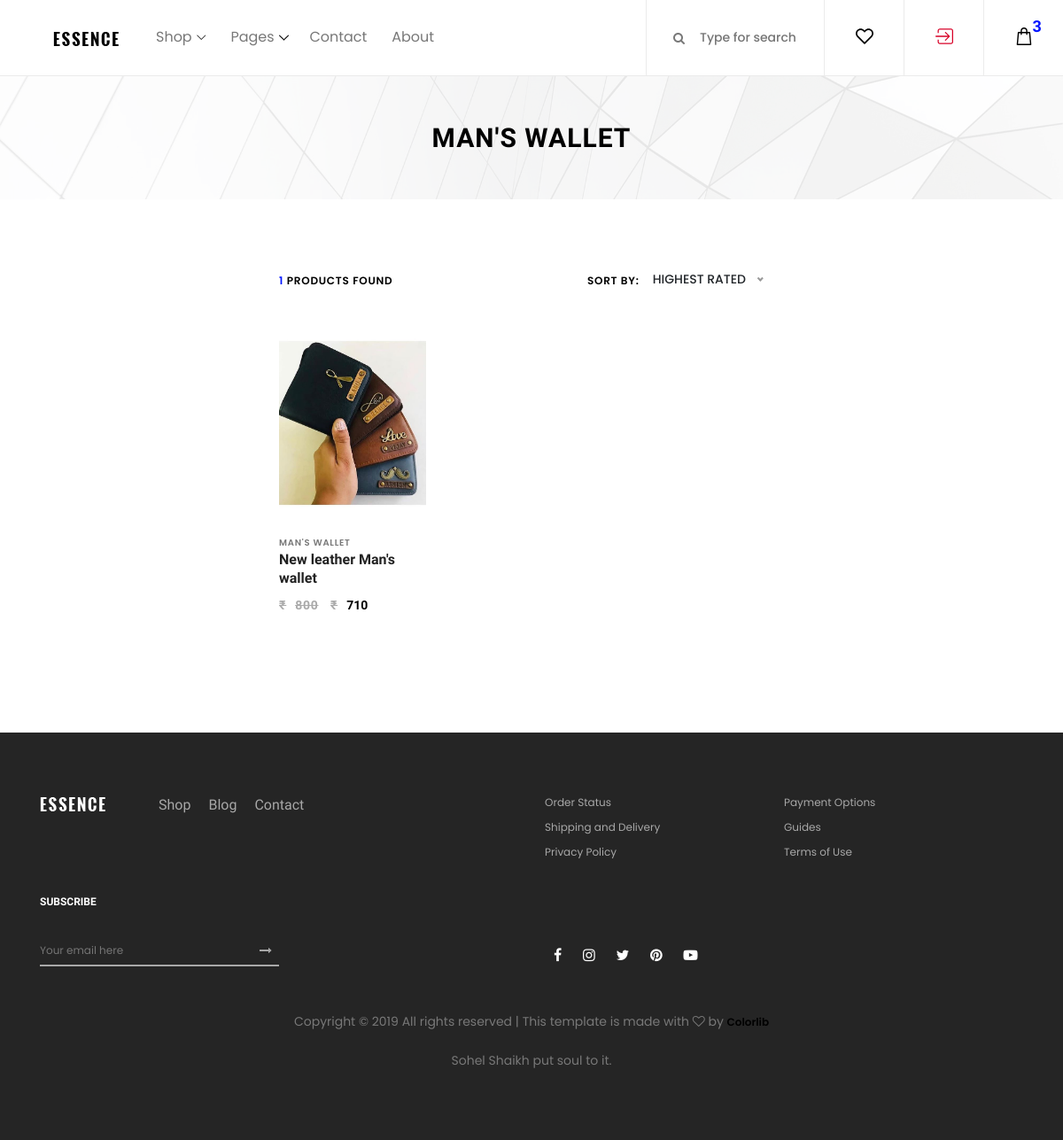
The app's page /products/category/5, older data.
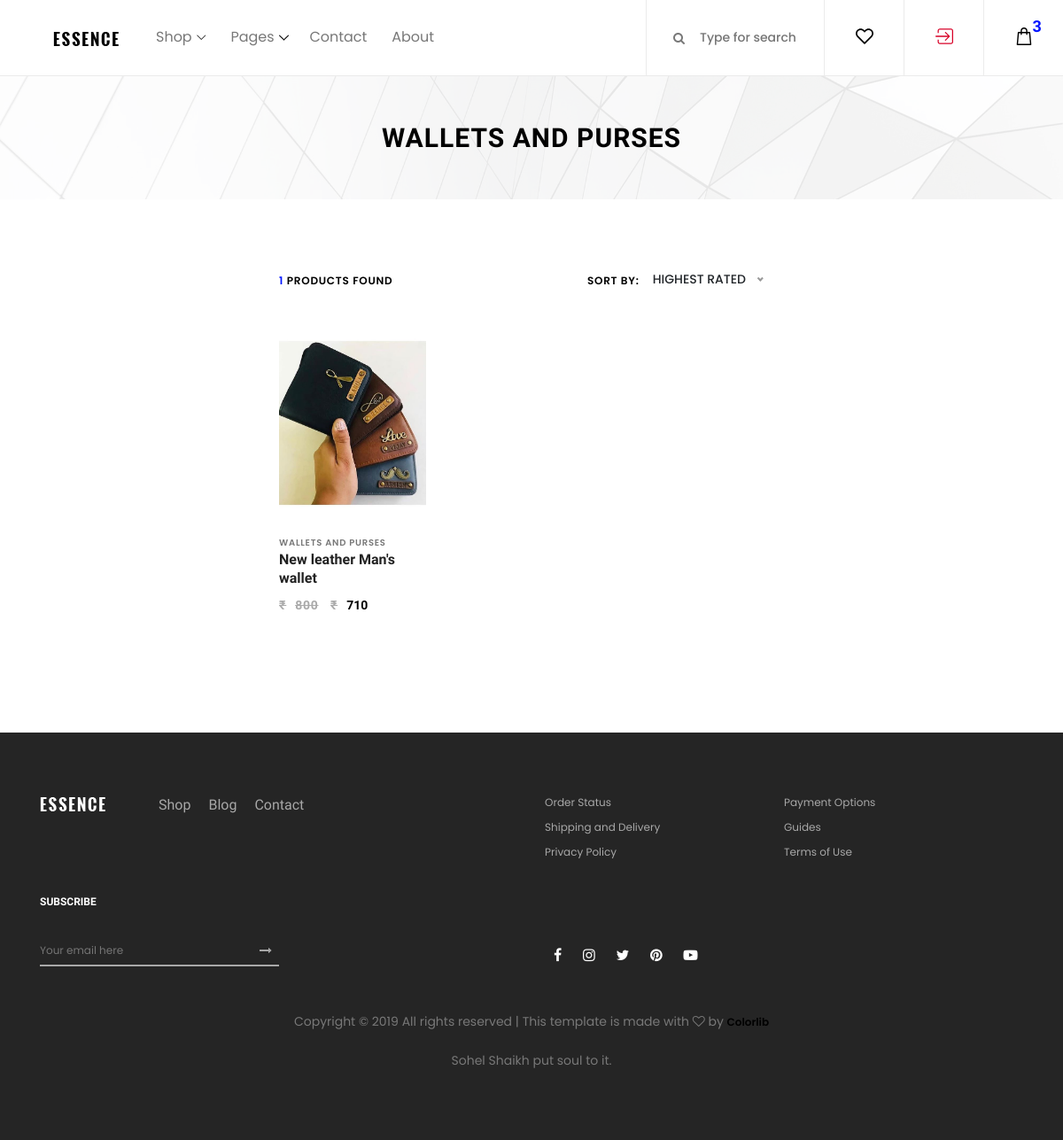
The same page, newer data.
### products/models.py (models this page shows, shortened)
class Category(models.Model):
    category = models.CharField(max_length=100, unique=True)
    photo_main_1 = models.ImageField(upload_to='photos/%Y/%m/%d/', blank=True)
    has_img = models.BooleanField(default=False)
    class Meta:
        verbose_name_plural = "categories"
    def __str__(self):
        return self.category

class Product(models.Model):
    category = models.ForeignKey(Category, on_delete=models.DO_NOTHING)
    title = models.CharField(max_length=200)
    product_code = models.CharField(max_length=20)
    description = models.TextField(blank=True)
    tags = models.TextField(blank=True)
    feature_1 = models.CharField(max_length=400, blank=True)
    feature_2 = models.CharField(max_length=400, blank=True)
    feature_3 = models.CharField(max_length=400, blank=True)
    MRP = models.IntegerField()
    actual_price = models.IntegerField()
    delivery_charge = models.IntegerField()
    Warranty_info = models.CharField(max_length=200)
    photo_main_1 = models.ImageField(upload_to='photos/%Y/%m/%d/')
    photo_main_2 = models.ImageField(upload_to='photos/%Y/%m/%d/')
    photo_one = models.ImageField(upload_to='photos/%Y/%m/%d/', blank=True)
    photo_2 = models.ImageField(upload_to='photos/%Y/%m/%d/', blank=True)
    photo_3 = models.ImageField(upload_to='photos/%Y/%m/%d/', blank=True)
    photo_4 = models.ImageField(upload_to='photos/%Y/%m/%d/', blank=True)
    is_published = models.BooleanField(default=True)
    list_date = models.DateTimeField(default=datetime.now, blank=True)

### products/views.py (the view)
# urls.py: path('category/<int:category_id>', views.cat_wise, name='cat_wise'),
def cat_wise(request, category_id):
    cat = get_object_or_404(Category, pk=category_id)
    products = Product.objects.order_by('-list_date').filter(category=category_id)
    count = len(products)
    context = {
        'cat' : cat,
        'products' : products,
        'len' : count
    }
    return render(request, 'products/cat_wise.html', context)

### templates/products/cat_wise.html (shortened to what this page needs)
{% extends 'base.html' %}
{% load static %}
{% load humanize %}
{% block content %}
    <div class="breadcumb_area bg-img" style="background-image: url({% static 'img/bg-img/breadcumb.jpg' %});">
        <div class="container h-100">
            <div class="row h-100 align-items-center">
                <div class="col-12">
                    <div class="page-title text-center">
                        <h2>{{cat.category}}</h2>
                    </div>
                </div>
            </div>
        </div>
    </div>
    <section class="shop_grid_area section-padding-80">
        <div class="container">
            <div class="row">
                <div class="col-12 col-md-4 col-lg-3">
                </div>
                <div class="align-items-center">
                    <div class="shop_grid_product_area">
                        <div class="row">
                            <div class="col-12">
                                <div class="product-topbar d-flex align-items-center justify-content-between">
                                    <div class="total-products">
                                        <p><span>{{len}}</span> products found</p>
                                    </div>
                                    {% if products %}
                                        <div class="product-sorting d-flex">
                                        <p>Sort by:</p>
                                        <form action="#" method="get">
                                        </form>
                                    </div>
                                    {% endif %}
                                </div>
                            </div>
                        </div>
                        <div class="row">
                            {% if products %}
                                {% for p in products %}
                                    <div class="col-12 col-sm-6 col-lg-4">
                                        <div class="single-product-wrapper">
                                            <div class="product-img">
                                                <img src="{{ p.photo_main_1.url }}" alt="">
                                            </div>
                                            <div class="product-description">
                                                <span>{{ p.category }}</span>
                                                <a href="{% url 'product' p.id %}">
                                                    <h6>{{ p.title }}</h6>
                                                </a>
                                                <p class="product-price"><span class="old-price"><span>&#8377;</span>{{ p.MRP | intcomma }}</span>
                                                     <span>&#8377;</span>{{ p.actual_price | intcomma }}</p>
                                            </div>
                                        </div>
                                    </div>
                                {% endfor %}
                            {% else %}
                                <div class="col-md-12">
                                    <p>
                                        No products available :(
                                    </p>
                                </div>
                            {% endif %}
                        </div>
                    </div>
                </div>
            </div>
        </div>
    </section>
{% endblock %}

### templates/base.html (shortened to what this page needs)
{% load static %}
<!DOCTYPE html>
<html lang="en">
<head>
    <link rel="stylesheet" href="{% static 'css/core-style.css' %}">
    <link rel="stylesheet" href="{% static 'style.css' %}">
</head>
<body>
    {% include 'partials/_header.html' %}
    {% block content %}
    {% endblock %}
    {% include 'partials/_footer.html' %}
</body>
</html>

### templates/partials/_header.html (shortened to what this page needs)
{% load static %}
<header class="header_area">
    <div class="classy-nav-container breakpoint-off d-flex align-items-center justify-content-between">
        <nav class="classy-navbar" id="essenceNav">
            <a class="nav-brand" href="{% url 'index' %}"><img src="{% static 'img/core-img/logo.png' %}" alt=""></a>
            <div class="classy-menu">
                <div class="classynav">
                    <ul>
                        <li><a href="{% url 'products' %}">Shop</a>
                        </li>
                        <li><a href="#">Pages</a>
                        </li>
                        <li><a href="contact.html">Contact</a></li>
                        <li><a href="{% url 'about' %}">About</a></li>
                    </ul>
                </div>
            </div>
        </nav>
        <div class="header-meta d-flex clearfix justify-content-end">
            <div class="search-area">
                <form action="{% url 'search' %}" method='GET'>
                    <input type="search" name="keywords" id="headerSearch" placeholder="Type for search" value="{{prev_search}}">
                    <button type="submit"><i class="fa fa-search" aria-hidden="true"></i></button>
                </form>
            </div>
            <div class="favourite-area">
                <a href="#"><img src="{% static 'img/core-img/heart.svg' %}" alt=""></a>
            </div>
            <div class="user-login-info">
            {% if user.is_authenticated %}
                <a href="{% url 'logout' %}"><img src="{% static 'img/core-img/logout.svg' %}" alt=""></a>
            {% else %}
                <a href="{% url 'login' %}"><img src="{% static 'img/core-img/login.svg' %}" alt=""></a>
            {% endif %}
            </div>
            <div class="cart-area">
                <a href="#" id="essenceCartBtn"><img src="{% static 'img/core-img/bag.svg' %}" alt=""> <span>3</span></a>
            </div>
        </div>
    </div>
</header>

### templates/partials/_rightSCA.html (shortened to what this page needs)
{% load static %}

### templates/partials/_footer.html
{% load static %}
<footer class="footer_area clearfix">
    <div class="container">
        <div class="row">
            <div class="col-12 col-md-6">
                <div class="single_widget_area d-flex mb-30">
                    <div class="footer-logo mr-50">
                        <a href="#"><img src="{% static 'img/core-img/logo2.png' %}" alt=""></a>
                    </div>
                    <div class="footer_menu">
                        <ul>
                            <li><a href="shop.html">Shop</a></li>
                            <li><a href="blog.html">Blog</a></li>
                            <li><a href="contact.html">Contact</a></li>
                        </ul>
                    </div>
                </div>
            </div>
            <div class="col-12 col-md-6">
                <div class="single_widget_area mb-30">
                    <ul class="footer_widget_menu">
                        <li><a href="#">Order Status</a></li>
                        <li><a href="#">Payment Options</a></li>
                        <li><a href="#">Shipping and Delivery</a></li>
                        <li><a href="#">Guides</a></li>
                        <li><a href="#">Privacy Policy</a></li>
                        <li><a href="#">Terms of Use</a></li>
                    </ul>
                </div>
            </div>
        </div>
        <div class="row align-items-end">
            <div class="col-12 col-md-6">
                <div class="single_widget_area">
                    <div class="footer_heading mb-30">
                        <h6>Subscribe</h6>
                    </div>
                    <div class="subscribtion_form">
                        <form action="#" method="post">
                            <input type="email" name="mail" class="mail" placeholder="Your email here">
                            <button type="submit" class="submit"><i class="fa fa-long-arrow-right" aria-hidden="true"></i></button>
                        </form>
                    </div>
                </div>
            </div>
            <div class="col-12 col-md-6">
                <div class="single_widget_area">
                    <div class="footer_social_area">
                        <a href="#" data-toggle="tooltip" data-placement="top" title="Facebook"><i class="fa fa-facebook"
                                aria-hidden="true"></i></a>
                        <a href="https://www.instagram.com/ghostownstore/" data-toggle="tooltip" data-placement="top" target="_blank" title="Instagram"><i class="fa fa-instagram"
                                aria-hidden="true"></i></a>
                        <a href="#" data-toggle="tooltip" data-placement="top" target="_blank" title="Twitter"><i class="fa fa-twitter"
                                aria-hidden="true"></i></a>
                        <a href="#" data-toggle="tooltip" data-placement="top" title="Pinterest"><i class="fa fa-pinterest"
                                aria-hidden="true"></i></a>
                        <a href="#" data-toggle="tooltip" data-placement="top" title="Youtube"><i class="fa fa-youtube-play"
                                aria-hidden="true"></i></a>
                    </div>
                </div>
            </div>
        </div>
        <div class="row mt-5">
            <div class="col-md-12 text-center">
                <p>
                    Copyright &copy;
                    <script>document.write(new Date().getFullYear());</script> All rights reserved | This template is
                    made with <i class="fa fa-heart-o" aria-hidden="true"></i> by <a href="https://colorlib.com" target="_blank">Colorlib</a>
                </p>
                <p>
                    Sohel Shaikh put soul to it.
                </p>
            </div>
        </div>
    </div>
</footer>

Row changes from the older to the newer data that the page shows:
changed Category: category "MAN'S WALLET" → "WALLETS AND PURSES"
changed Product "New leather Man's wallet": category "MAN'S WALLET" → "WALLETS AND PURSES"
